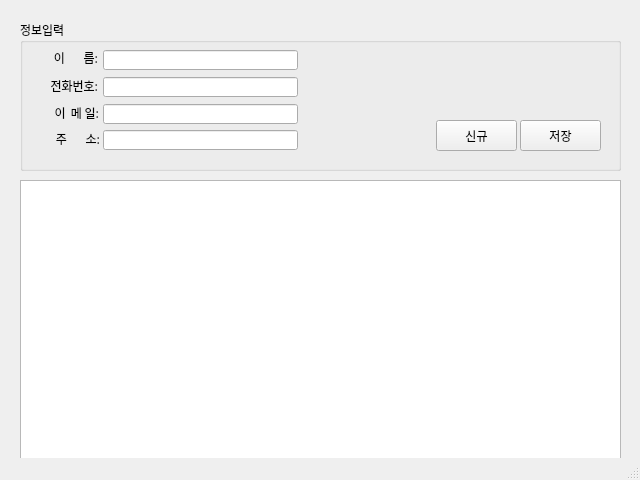
<?xml version="1.0" encoding="UTF-8"?>
<ui version="4.0">
 <class>MainWindow</class>
 <widget class="QMainWindow" name="MainWindow">
  <property name="geometry">
   <rect>
    <x>0</x>
    <y>0</y>
    <width>640</width>
    <height>480</height>
   </rect>
  </property>
  <property name="font">
   <font>
    <family>나눔고딕</family>
   </font>
  </property>
  <property name="windowTitle">
   <string>주소록GUI</string>
  </property>
  <widget class="QWidget" name="centralwidget">
   <widget class="QWidget" name="verticalLayoutWidget">
    <property name="geometry">
     <rect>
      <x>20</x>
      <y>20</y>
      <width>601</width>
      <height>151</height>
     </rect>
    </property>
    <layout class="QVBoxLayout" name="verticalLayout">
     <item>
      <widget class="QGroupBox" name="groupBox">
       <property name="title">
        <string>정보입력</string>
       </property>
       <widget class="QLabel" name="label">
        <property name="geometry">
         <rect>
          <x>18</x>
          <y>32</y>
          <width>60</width>
          <height>12</height>
         </rect>
        </property>
        <property name="text">
         <string>이       름:</string>
        </property>
        <property name="alignment">
         <set>Qt::AlignRight|Qt::AlignTrailing|Qt::AlignVCenter</set>
        </property>
       </widget>
       <widget class="QLineEdit" name="txtName">
        <property name="geometry">
         <rect>
          <x>83</x>
          <y>30</y>
          <width>195</width>
          <height>20</height>
         </rect>
        </property>
        <property name="inputMethodHints">
         <set>Qt::ImhLatinOnly</set>
        </property>
       </widget>
       <widget class="QLabel" name="label_2">
        <property name="geometry">
         <rect>
          <x>18</x>
          <y>60</y>
          <width>60</width>
          <height>12</height>
         </rect>
        </property>
        <property name="text">
         <string>전화번호:</string>
        </property>
        <property name="alignment">
         <set>Qt::AlignRight|Qt::AlignTrailing|Qt::AlignVCenter</set>
        </property>
       </widget>
       <widget class="QLineEdit" name="txtPhone">
        <property name="geometry">
         <rect>
          <x>83</x>
          <y>57</y>
          <width>195</width>
          <height>20</height>
         </rect>
        </property>
        <property name="inputMethodHints">
         <set>Qt::ImhFormattedNumbersOnly</set>
        </property>
       </widget>
       <widget class="QLabel" name="label_3">
        <property name="geometry">
         <rect>
          <x>19</x>
          <y>87</y>
          <width>60</width>
          <height>12</height>
         </rect>
        </property>
        <property name="text">
         <string>이  메 일:</string>
        </property>
        <property name="alignment">
         <set>Qt::AlignRight|Qt::AlignTrailing|Qt::AlignVCenter</set>
        </property>
       </widget>
       <widget class="QLineEdit" name="txtEmail">
        <property name="geometry">
         <rect>
          <x>83</x>
          <y>84</y>
          <width>195</width>
          <height>20</height>
         </rect>
        </property>
       </widget>
       <widget class="QLabel" name="label_4">
        <property name="geometry">
         <rect>
          <x>20</x>
          <y>113</y>
          <width>60</width>
          <height>12</height>
         </rect>
        </property>
        <property name="text">
         <string>주       소:</string>
        </property>
        <property name="alignment">
         <set>Qt::AlignRight|Qt::AlignTrailing|Qt::AlignVCenter</set>
        </property>
       </widget>
       <widget class="QLineEdit" name="txtAddress">
        <property name="geometry">
         <rect>
          <x>83</x>
          <y>110</y>
          <width>195</width>
          <height>20</height>
         </rect>
        </property>
        <property name="text">
         <string/>
        </property>
       </widget>
       <widget class="QPushButton" name="btnNew">
        <property name="geometry">
         <rect>
          <x>416</x>
          <y>100</y>
          <width>81</width>
          <height>31</height>
         </rect>
        </property>
        <property name="text">
         <string>신규</string>
        </property>
       </widget>
       <widget class="QPushButton" name="btnSave">
        <property name="geometry">
         <rect>
          <x>500</x>
          <y>100</y>
          <width>81</width>
          <height>31</height>
         </rect>
        </property>
        <property name="text">
         <string>저장</string>
        </property>
       </widget>
      </widget>
     </item>
    </layout>
   </widget>
   <widget class="QWidget" name="verticalLayoutWidget_2">
    <property name="geometry">
     <rect>
      <x>20</x>
      <y>180</y>
      <width>601</width>
      <height>281</height>
     </rect>
    </property>
    <layout class="QVBoxLayout" name="verticalLayout_2">
     <item>
      <widget class="QTableWidget" name="tblAddress"/>
     </item>
    </layout>
   </widget>
  </widget>
  <widget class="QStatusBar" name="stbCurrent"/>
 </widget>
 <resources/>
 <connections/>
</ui>
